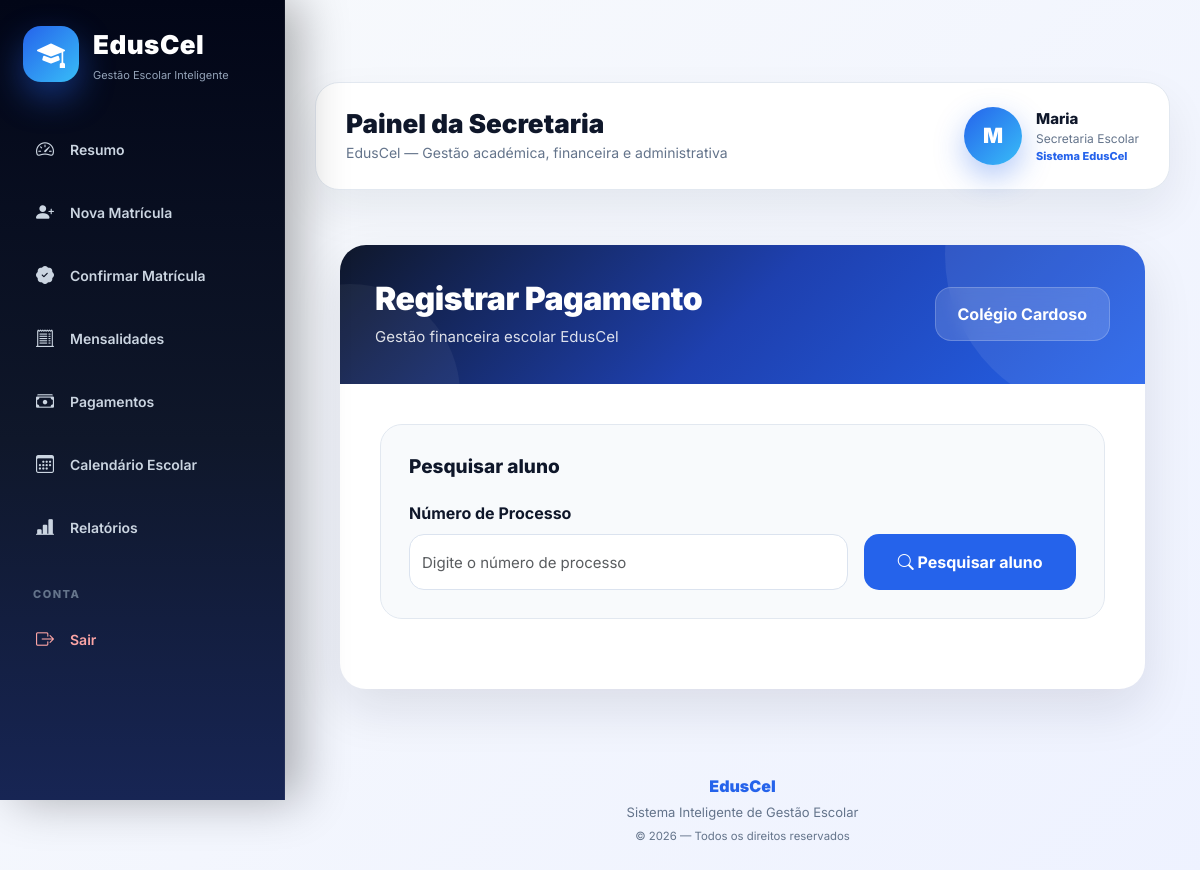
Page /secretaria/pagamento/novo/ (signed in) on the committed database.
### users/models.py (models this page shows, shortened)
class User(AbstractUser):
    ROLE_CHOICES = (
        ("SUPERADMIN", "Super Admin"),
        ("DIRETOR", "Diretor"),
        ("DIRETOR_PEDAGOGICO", "Diretor Pedagógico"),
        ("PROFESSOR", "Professor"),
        ("ALUNO", "Aluno"),
        ("FINANCEIRO", "Financeiro"),
        ("SECRETARIA", "Secretaria"),
    )
    role = models.CharField(
        max_length=25,
        choices=ROLE_CHOICES,
        default="ALUNO",
        verbose_name="Perfil"
    )
    ativo = models.BooleanField(
        default=True,
        verbose_name="Ativo"
    )
    escola = models.ForeignKey(
        "academic.Escola",
        on_delete=models.CASCADE,
        null=True,
        blank=True,
        related_name="usuarios",
        verbose_name="Escola"
    )
    telefone = models.CharField(
        max_length=20,
        unique=True,
        null=True,
        blank=True,
        verbose_name="Telefone"
    )
    telefone_verificado = models.BooleanField(
        default=False,
        verbose_name="Telefone Verificado"
    )
    email_verificado = models.BooleanField(
        default=False,
        verbose_name="Email Verificado"
    )
    criado_em = models.DateTimeField(
        auto_now_add=True,
        verbose_name="Criado em"
    )
    tentativas_login = models.PositiveIntegerField(
        default=0
    )
    bloqueado_ate = models.DateTimeField(
        null=True,
        blank=True
    )
    otp_codigo = models.CharField(
        max_length=128,
        null=True,
        blank=True,
        verbose_name="OTP"
    )
    otp_expira_em = models.DateTimeField(
        null=True,
        blank=True,
        verbose_name="Expira em"
    )
    otp_tentativas = models.PositiveIntegerField(
        default=0,
        verbose_name="Tentativas OTP"
    )
    ultimo_envio_otp = models.DateTimeField(
        null=True,
        blank=True,
        verbose_name="Último envio OTP"
    )
    objects = UserManager()

### academic/models.py (models this page shows, shortened)
class Escola(models.Model):
    nome = models.CharField(
        "Nome da Escola",
        max_length=255
    )
    codigo = models.CharField(
        "Código da Escola",
        max_length=10,
        unique=True,
        blank=True,
        help_text="Código usado no login da escola"
    )
    logo = models.ImageField(
        upload_to='logos_escolas/',
        blank=True,
        null=True
    )
    endereco = models.CharField(
        "Endereço",
        max_length=255
    )
    provincia = models.CharField(
        "Província",
        max_length=100,
        blank=True,
        null=True
    )
    municipio = models.CharField(
        "Município",
        max_length=100,
        blank=True,
        null=True
    )
    telefone = models.CharField(
        "Telefone",
        max_length=20
    )
    nif = models.CharField(
        "NIF",
        max_length=14,
        blank=True,
        null=True,
        help_text="Número de Identificação Fiscal da escola"
    )
    email = models.EmailField(
        "Email da Escola",
        max_length=254,
        blank=True,
        null=True,
        help_text="Email oficial da escola"
    )
    plano = models.ForeignKey(
        "Plano",
        on_delete=models.SET_NULL,
        null=True,
        blank=True,
        related_name="escolas",
        verbose_name="Plano"
    )
    data_expiracao = models.DateField(
        "Data de Expiração do Plano",
        null=True,
        blank=True
    )
    ativo = models.BooleanField(
        "Ativo",
        default=True
    )
    criada_em = models.DateTimeField(
        "Criada em",
        auto_now_add=True
    )
    class Meta:
        verbose_name = "Escola"
        verbose_name_plural = "Escolas"
        ordering = ["nome"]

### core/views.py (the view, shortened to what this page needs)
# urls.py: path('secretaria/pagamento/novo/', views.registrar_pagamento, name='registrar_pagamento'),
@login_required
def registrar_pagamento(request):
    if getattr(request.user, "role", None) != "SECRETARIA":
        return redirect(
            "dashboard_secretaria"
        )
    escola = request.user.escola
    config, _ = ConfiguracaoFinanceira.objects.get_or_create(
        escola=escola
    )
    metodos_pagamento = MetodoPagamento.objects.filter(
        escola=escola,
        ativo=True
    ).order_by(
        "ordem",
        "nome"
    )
    aluno = None
    numero_processo = ""
    tipo_pagamento = ""
    meses_lista = [
        "Janeiro",
        "Fevereiro",
        "Março",
        "Abril",
        "Maio",
        "Junho",
        "Julho",
        "Agosto",
        "Setembro",
        "Outubro",
        "Novembro",
        "Dezembro"
    ]
    valores_pagamentos = {
        "MATRICULA": float(
            config.valor_matricula or 0
        ),
        "MULTA": float(
            config.valor_multa_mensalidade or 0
        ),
        "DECLARACAO": float(
            config.valor_declaracao or 0
        ),
        "EXAME": float(
            config.valor_exame or 0
        ),
    }
    def render_page():
        mensalidades_disponiveis = []
        return render(
            request,
            "registrar_pagamento.html",
            {
                "aluno": aluno,
                "numero_processo": numero_processo,
                "tipo_pagamento": tipo_pagamento,
                "meses_lista": meses_lista,
                "mensalidades": mensalidades_disponiveis,
                "config": config,
                "valores_pagamentos": valores_pagamentos,
                "metodos_pagamento": metodos_pagamento,
            }
        )
    return render_page()

### core/templates/registrar_pagamento.html (shortened to what this page needs)
{% extends "base_secretaria.html" %}
{% block content %}
<div class="payment-page">
<div class="payment-container">
<div class="payment-header">
<div class="header-content">
<div class="header-title">
<h3>
Registrar Pagamento
</h3>
<p>
Gestão financeira escolar EdusCel
</p>
</div>
<div class="school-badge">
{% if request.user.escola %}
{{ request.user.escola.nome }}
{% endif %}
</div>
</div>
</div>
<div class="payment-body">
<div class="section-card">
<div class="section-title">
Pesquisar aluno
</div>
<form method="POST">
<div class="row g-3">
<div class="col-md-8">
<label class="label-title">
Número de Processo
</label>
<input
type="text"
name="numero_processo"
class="form-control"
value="{{ numero_processo|default:'' }}"
placeholder="Digite o número de processo"
required
>
</div>
<div class="col-md-4 d-flex align-items-end">
<button
type="submit"
name="buscar_aluno"
class="btn btn-primary btn-search w-100"
>
<i class="bi bi-search"></i>
Pesquisar aluno
</button>
</div>
</div>
</form>
</div>
</div>
</div>
</div>
{% endblock %}

### core/templates/base_secretaria.html (shortened to what this page needs)
<!DOCTYPE html>
<html lang="pt">
<head>
    <link href="https://cdn.jsdelivr.net/npm/bootstrap@5.3.3/dist/css/bootstrap.min.css"
          rel="stylesheet">
    <link rel="stylesheet"
          href="https://cdn.jsdelivr.net/npm/bootstrap-icons@1.11.3/font/bootstrap-icons.min.css">
</head>
<body>
<div class="mobile-topbar">
    <button class="menu-toggle"
            onclick="toggleSidebar()">
        <i class="bi bi-list"></i>
    </button>
    <div class="mobile-brand">
        <strong>
            EdusCel
        </strong>
    </div>
</div>
<div class="sidebar"
     id="sidebar">
    <div class="logo">
        <div class="logo-icon">
            <i class="bi bi-mortarboard-fill"></i>
        </div>
        <div class="logo-text">
            <strong>
                EdusCel
            </strong>
            <small>
                Gestão Escolar Inteligente
            </small>
        </div>
    </div>
    <ul class="menu">
        <li>
            <a href="{% url 'dashboard_secretaria' %}"
               class="{% if request.resolver_match.url_name == 'dashboard_secretaria' %}active{% endif %}">
                <i class="bi bi-speedometer2"></i>
                <span>
                    Resumo
                </span>
            </a>
        </li>
        <li>
            <a href="{% url 'criar_matricula' %}"
               class="{% if request.resolver_match.url_name == 'criar_matricula' %}active{% endif %}">
                <i class="bi bi-person-plus-fill"></i>
                <span>
                    Nova Matrícula
                </span>
            </a>
        </li>
        <li>
            <a href="{% url 'confirmar_matricula' %}"
               class="{% if request.resolver_match.url_name == 'confirmar_matricula' %}active{% endif %}">
                <i class="bi bi-patch-check-fill"></i>
                <span>
                    Confirmar Matrícula
                </span>
            </a>
        </li>
        <li>
            <a href="{% url 'mensalidades' %}"
               class="{% if request.resolver_match.url_name == 'mensalidades' %}active{% endif %}">
                <i class="bi bi-receipt-cutoff"></i>
                <span>
                    Mensalidades
                </span>
            </a>
        </li>
        <li>
            <a href="{% url 'pagamentos' %}"
               class="{% if request.resolver_match.url_name == 'pagamentos' %}active{% endif %}">
                <i class="bi bi-cash-stack"></i>
                <span>
                    Pagamentos
                </span>
            </a>
        </li>
        <li>
            <a href="{% url 'calendario_secretaria' %}"
               class="{% if request.resolver_match.url_name == 'calendario_secretaria' %}active{% endif %}">
                <i class="bi bi-calendar3"></i>
                <span>
                    Calendário Escolar
                </span>
            </a>
        </li>
        <li>
            <a href="{% url 'relatorio_mensalidades' %}"
               class="{% if request.resolver_match.url_name == 'relatorio_mensalidades' %}active{% endif %}">
                <i class="bi bi-bar-chart-line-fill"></i>
                <span>
                    Relatórios
                </span>
            </a>
        </li>
        <li class="menu-title">
            <span>
                CONTA
            </span>
        </li>
        <li>
            <a href="{% url 'logout' %}"
               class="logout-btn">
                <i class="bi bi-box-arrow-right"></i>
                <span>
                    Sair
                </span>
            </a>
        </li>
    </ul>
</div>
<div class="main">
<div class="topbar">
    <div class="topbar-left">
        <h3>
            Painel da Secretaria
        </h3>
        <small>
            EdusCel — Gestão académica, financeira e administrativa
        </small>
    </div>
    <div class="user-card">
        <div class="avatar">
            {% if request.user.get_full_name %}
                {{ request.user.get_full_name|first|upper }}
            {% else %}
                {{ request.user.username|first|upper }}
            {% endif %}
        </div>
        <div class="user-info">
            <div class="user-name">
                {% if request.user.get_full_name %}
                    {{ request.user.get_full_name }}
                {% else %}
                    {{ request.user.username }}
                {% endif %}
            </div>
            <div class="user-role">
                Secretaria Escolar
            </div>
            <div class="system-name">
                Sistema EdusCel
            </div>
        </div>
    </div>
</div>
<div class="content-wrapper">
    {% block content %}
    {% endblock %}
</div>
<footer class="eduscel-footer">
    <strong>
        EdusCel
    </strong>
    <span>
        Sistema Inteligente de Gestão Escolar
    </span>
    <small>
        © {% now "Y" %} — Todos os direitos reservados
    </small>
</footer>
</div>
</body>
</html>

### core/templates/base_secretaria.html (style rules this page uses)
:root { --primary:#2563eb; --primary-light:#3b82f6; --cyan:#38bdf8; --dark:#020617; --dark-2:#0f172a; --dark-3:#172554; --background:#f8fafc; --text:#0f172a; --muted:#64748b; --border:#e2e8f0; }
* { margin:0; padding:0; box-sizing:border-box; }
html { scroll-behavior:smooth; }
body { font-family:"Inter", Arial, sans-serif; background: linear-gradient( 135deg, #f8fafc, #eef2ff ); color:var(--text); overflow-x:hidden; }
a { text-decoration:none; }
.sidebar { position:fixed; top:0; left:0; width:285px; height:100vh; background: linear-gradient( 180deg, var(--dark), var(--dark-2) 55%, var(--dark-3) ); padding:25px 18px; overflow-y:auto; z-index:1050; border-right: 1px solid rgba(255,255,255,.05); box-shadow: 15px 0 45px rgba(0,0,0,.30); transition:.35s ease; }
.logo { display:flex; align-items:center; gap:14px; margin-bottom:38px; padding-left:5px; }
.logo-icon { width:56px; height:56px; border-radius:18px; display:flex; align-items:center; justify-content:center; background: linear-gradient( 135deg, var(--primary), var(--cyan) ); box-shadow: 0 15px 35px rgba(37,99,235,.45); }
.logo-icon i { color:white; font-size:28px; }
.logo-text { display:flex; flex-direction:column; }
.logo-text strong { color:white; font-size:26px; font-weight:900; letter-spacing:.5px; }
.logo-text small { color:#94a3b8; font-size:11px; margin-top:3px; }
.menu { list-style:none; padding:0; margin:0; }
.menu li { margin-bottom:8px; }
.menu a { display:flex; align-items:center; gap:14px; padding:14px 16px; border-radius:16px; color:#cbd5e1; font-size:14px; font-weight:600; transition:.25s ease; position:relative; overflow:hidden; }
.menu a i { width:22px; font-size:18px; text-align:center; }
.menu-title { margin:25px 0 12px; padding-left:15px; }
.menu-title span { color:#64748b; font-size:11px; letter-spacing:1.5px; font-weight:800; }
.logout-btn { color:#fca5a5!important; }
.main { margin-left:285px; min-height:100vh; padding:30px; transition:.35s ease; }
.topbar { background:white; border-radius:24px; padding:24px 30px; margin-bottom:30px; display:flex; justify-content:space-between; align-items:center; gap:20px; border:1px solid #e2e8f0; box-shadow: 0 20px 45px rgba(15,23,42,.07); }
.topbar-left h3 { margin:0; font-size:26px; font-weight:900; color:#0f172a; }
.topbar-left small { color:#64748b; font-size:14px; }
.user-card { display:flex; align-items:center; gap:14px; }
.avatar { width:58px; height:58px; border-radius:50%; display:flex; justify-content:center; align-items:center; background: linear-gradient( 135deg, #2563eb, #38bdf8 ); color:white; font-size:21px; font-weight:900; box-shadow: 0 12px 30px rgba(37,99,235,.35); }
.user-info { display:flex; flex-direction:column; }
.user-name { font-size:15px; font-weight:800; color:#0f172a; }
.user-role { font-size:12px; color:#64748b; }
.system-name { font-size:11px; font-weight:800; color:#2563eb; }
.content-wrapper { animation: fadeIn .35s ease; }
.eduscel-footer { margin-top:40px; padding:20px; text-align:center; display:flex; flex-direction:column; gap:5px; color:#64748b; font-size:13px; }
.eduscel-footer strong { color:#2563eb; font-size:16px; font-weight:900; }

### rows in the picture
User: user.get_full_name|first "M", user.get_full_name "Maria", user.escola.nome "Colégio Cardoso"
